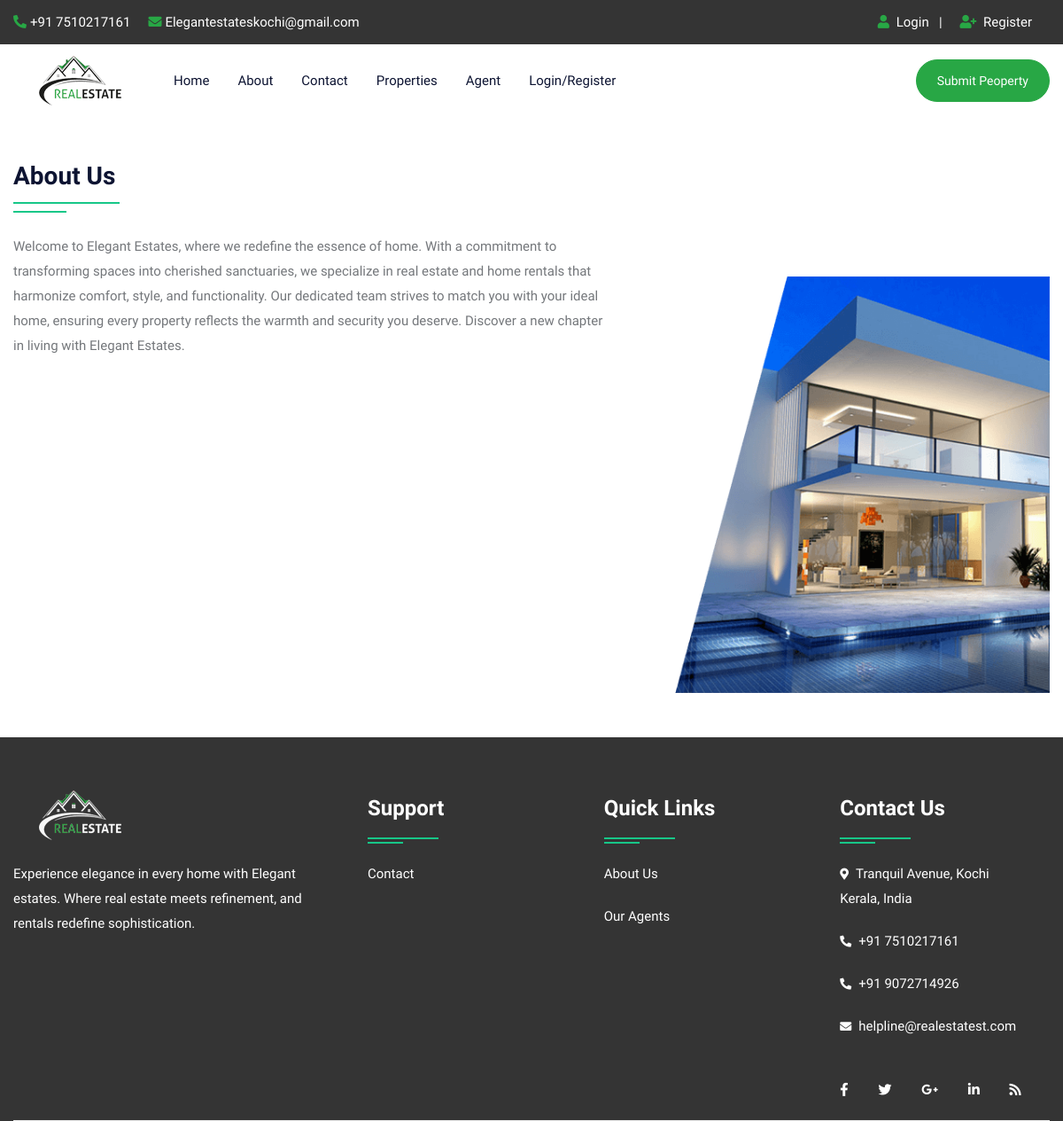
Page /about.php on the committed database.
### tables this page shows
CREATE TABLE `about` (
  `id` int(10) NOT NULL,
  `title` varchar(100) NOT NULL,
  `content` longtext NOT NULL,
  `image` varchar(300) NOT NULL
);

### about.php (the view, shortened to what this page needs)
<!DOCTYPE html>
<html lang="en">
<head>
<link rel="stylesheet" type="text/css" href="css/bootstrap.min.css">
<link rel="stylesheet" type="text/css" href="css/bootstrap-slider.css">
<link rel="stylesheet" type="text/css" href="css/jquery-ui.css">
<link rel="stylesheet" type="text/css" href="css/layerslider.css">
<link rel="stylesheet" type="text/css" href="css/color.css" id="color-change">
<link rel="stylesheet" type="text/css" href="css/owl.carousel.min.css">
<link rel="stylesheet" type="text/css" href="css/font-awesome.min.css">
<link rel="stylesheet" type="text/css" href="fonts/flaticon/flaticon.css">
<link rel="stylesheet" type="text/css" href="css/style.css">
</head>
<body>
<div id="page-wrapper">
    <div class="row">
		<?php include("include/header.php");?>
        <div class="full-row">
            <div class="container">
				<?php
					$query=mysqli_query($con,"SELECT * FROM about");
					while($row=mysqli_fetch_array($query))
					{
				?>
				<div class="row">
                    <div class="col-md-12 col-lg-12">
                        <h3 class="double-down-line-left text-secondary position-relative pb-4 mb-4"><?php echo $row['1'];?></h3>
                    </div>
                </div>
                <div class="row about-company">
                    <div class="col-md-12 col-lg-7">
                        <div class="about-content">
                            <?php echo $row['2'];?>
                        </div>
                    </div>
                    <div class="col-md-12 col-lg-5 mt-5">
                        <div class="about-img"> <img src="admin/upload/<?php echo $row['3'];?>" alt="about image"> </div>
                    </div>
                </div>
				<?php } ?>
            </div>
        </div>
		<?php include("include/footer.php");?>
    </div>
</body>
</html>

### css/color.css (style rules this page uses)
:root { --theme-ordinary-color: #74777b; }
:root { --theme-primary-color: #17c788; }
:root { --theme-secondary-color: #0d1432; }
:root { --theme-white-color: #fff; }
:root { --theme-light-color: #f8f8f8; }
:root { --theme-gray-color: #f5f5f5; }
:root { --theme-footer-color: #091b4b; }
:root { --theme-dark-color: #091b4b; }
:root { --text-light-color: #a3a7af; }
:root { --theme-primary-opacity-color: rgba(11, 191, 141, .8); }
:root { --theme-secondary-opacity-color: rgba(13,20,50,0.7); }
:root { --theme-white-opacity-color: rgba(255, 255, 255, 0.3); }
:root { --theme-dark-opacity-color: rgba(0, 0, 0, 0.5); }
:root { --theme-ordinary-font: 'Muli', sans-serif; }
:root { --theme-highlight-font: 'Comfortaa', cursive; }

### css/style.css (style rules this page uses)
.container, .container-fluid { transition: all 0.6s ease 0s; -moz-transition: all 0.6s ease 0s; -webkit-transition: all 0.6s ease 0s; -o-transition: all 0.6s ease 0s; }
#page-wrapper { padding-left: 15px; padding-right: 15px; background-color: #fff; overflow: hidden !important; position: relative; }
.text-ordinary, a.text-ordinary, .text-ordinary a, body, .dropdown-item, .footer-widget li a, .text-ordinary .jslider .jslider-label, .breadcrumb-item > a, .list-text-white a.dropdown-item { color: var(--theme-ordinary-color); }
.text-secondary, .text-secondary a, a.text-secondary, a.hover-text-secondary:hover, .hover-text-secondary:hover, .hover-text-secondary a:hover { color: var(--theme-secondary-color) !important; }
[class*="double-down-line"]::before, [class*="double-down-line"]::after { background-color: var(--theme-primary-color); }
body { font-family: var(--theme-ordinary-font); font-size: 15px; line-height: 28px; }
h1, .h1, h2, .h2, h3, .h3, h4, .h4, h5, .h5, h6, .h6 { font-family: var(--theme-highlight-font); font-weight: 700; }
p { line-height: 28px; margin-bottom: 10px; }
img { width: 100%; }
.full-row { position: relative; width: 100%; padding: 50px 0; }
[class*="double-down-line"] { position: relative; padding-bottom: 35px; }
[class*="double-down-line"]::before, [class*="double-down-line"]::after { content: ""; height: 2px; position: absolute; }
[class*="double-down-line"]::before { width: 120px; bottom: 10px; }
[class*="double-down-line"]::after { width: 60px; bottom: 0; }
[class*="double-down-line-left"]::before, [class*="double-down-line-left"]::after { left: 0; }
::placeholder { font: var(--theme-ordinary-font); font-size: 15px; font-weight: 400; color: #fff; }
.about-content p, .service-text p { margin-bottom: 30px; }

### rows in the picture
about: title "About Us", content "Welcome to Elegant Estates, where we redefine the essence of home. With a commitment to transforming spaces into cherished sanctuaries, we specialize in real estate and home rentals that harmonize comfort, style, and functionality. Our dedicated team strives to match you with your ideal home, ensuring every property reflects the warmth and security you deserve. Discover a new chapter in living with Elegant Estates.", image (picture)
